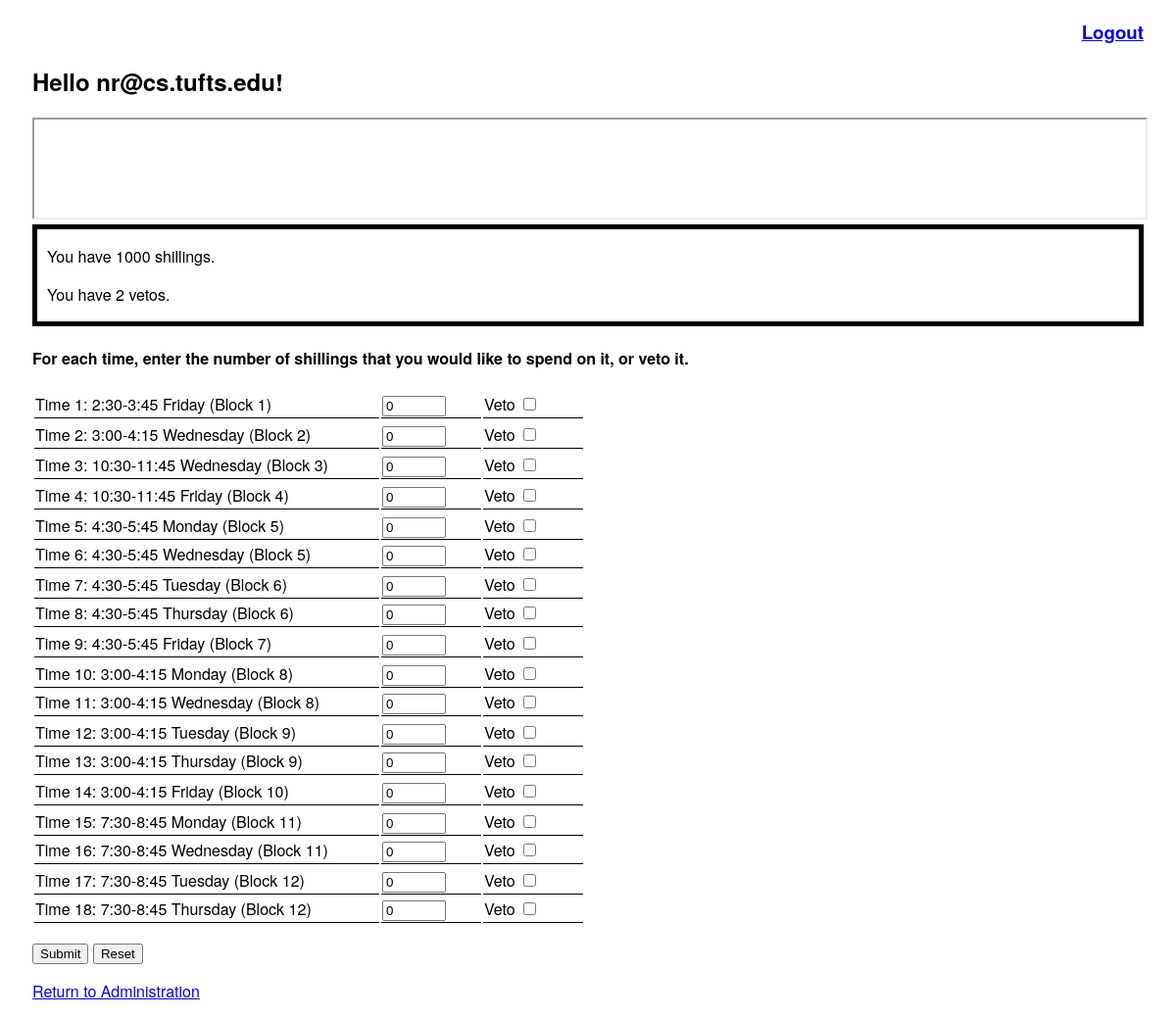
The app's page /vote.php (signed in) with its own data.
### tables this page shows
CREATE TABLE schedule_times
(
	time_id SMALLINT(3) NOT NULL,
	block_id SMALLINT(3) NOT NULL,
	time_descr VARCHAR(60) NOT NULL,
	instructor VARCHAR(20) NOT NULL,
	PRIMARY KEY(time_id),
	FOREIGN KEY(block_id) REFERENCES schedule_blocks(block_id)
);

CREATE TABLE schedule_blocks
(
	block_id SMALLINT(3) NOT NULL,
	PRIMARY KEY(block_id)
);

### dblib.php (called while the page is built, shortened)
<?php
	function getBlocks()
	{
		$results = array();
		$result = mysql_query("SELECT block_id FROM schedule_blocks ORDER BY block_id");
		if (!result) {
			$message  = 'Invalid query: ' . mysql_error() . "\n";
			$message .= 'Whole query: ' . $query;
			die($message);
		}
		else {
			while ($row = mysql_fetch_assoc($result)) {
				array_push($results, $row);
			}
		}
		return $results;
	}
	function getTimesByBlock ($block)
	{
		$results = array();
		$result = mysql_query("SELECT time_id, time_descr, instructor FROM schedule_times WHERE block_id = $block ORDER BY time_id");
		if (!result) {
			$message  = 'Invalid query: ' . mysql_error() . "\n";
			$message .= 'Whole query: ' . $query;
			die($message);
		}
		else {
			while ($row = mysql_fetch_assoc($result)) {
				array_push($results, $row);
			}
		}
		return $results;
	}
?>

### vote.php (the view, shortened to what this page needs)
<?php
	require_once('dblib.php');
	$blocks = getBlocks();
	$times = getTimes();
?>
<!DOCTYPE html>
<html>
<head>
<link href="default.css" rel="stylesheet" type="text/css" />
</head>
<body onload="initCurrency()">
<h3 class="rt"><a href="logout.php">Logout</a></h3>
<h2>Hello <?= $_SESSION['login'] ?>!</h2>
<?php
	$errors = false;
	if (!empty($_POST) && !$errors) {
		insertVotes($_SESSION['login'], $_POST, $times);
		echo '<p>Thanks for your submission.  You can <a href="logout.php">log out</a> now.</p>';
	}
	else {
?>
<iframe src="http://www.cs.tufts.edu/~nr/comp105/section.html" width="100%" height="100" /></iframe>
<div id="currency"></div>
<h4>For each time, enter the number of shillings that you would like to spend on it, or veto it.</h4>
<form id="votefrm" action="vote.php" method="post" onreset="initCurrency()">
<?php
	foreach ($blocks as $b) {
		echo "<div id=\"block" . $b['block_id'] . "\">\n";
		$timesByBlock = getTimesByBlock($b['block_id']);
		echo "<table class=\"blocktbl\">\n";
		foreach ($timesByBlock as $t) {
			echo '<tr><td class="timeslot">Time '. $t['time_id'] . ': ' . $t['time_descr'] . ' (Block ' . $b['block_id'] . ')</td><td class="timebox"><input type="text" name="time' . $t['time_id'] . '" id="time' . $t['time_id'] . '" size="5" value="0" onchange="updateCurrency()" /></td><td class="vetobox">Veto <input type="checkbox" name="veto' . $t['time_id'] . '" class="veto" id="veto' . $t['time_id'] . '" onchange="updateCurrency()" /></td></tr>';
		}
		print "</table>\n";
		echo "</div>\n";
	}
?>
<p><button type="button" onclick="checkSubmission()">Submit</button> <input type="reset" /></p>
</form>
<?php
	}
	require_once('footer.php');
?>

### default.css (style rules this page uses)
body { padding-right: 25px; padding-left: 25px; font-family: Helvetica Neue,Arial,Helvetica,sans-serif; }
.rt { text-align: right; }
#currency { padding-left: 10px; border-style: solid; border-width: 5px; }
td { border-bottom-style: solid; border-bottom-width: 1px; vertical-align: top; }
table.blocktbl td.timeslot { width: 350px; }
table.blocktbl td.timebox { width: 100px; }
table.blocktbl td.vetobox { width: 100px; }

### records on screen
schedule_times: time_id "1", time_descr "2:30-3:45 Friday", block.block_id "1"
schedule_times: time_id "2", time_descr "3:00-4:15 Wednesday", block.block_id "2"
schedule_times: time_id "3", time_descr "10:30-11:45 Wednesday", block.block_id "3"
schedule_times: time_id "4", time_descr "10:30-11:45 Friday", block.block_id "4"
schedule_times: time_id "5", time_descr "4:30-5:45 Monday", block.block_id "5"
schedule_times: time_id "6", time_descr "4:30-5:45 Wednesday", block.block_id "5"
schedule_times: time_id "7", time_descr "4:30-5:45 Tuesday", block.block_id "6"
schedule_times: time_id "8", time_descr "4:30-5:45 Thursday", block.block_id "6"
schedule_times: time_id "9", time_descr "4:30-5:45 Friday", block.block_id "7"
schedule_times: time_id "10", time_descr "3:00-4:15 Monday", block.block_id "8"
schedule_times: time_id "11", time_descr "3:00-4:15 Wednesday", block.block_id "8"
schedule_times: time_id "12", time_descr "3:00-4:15 Tuesday", block.block_id "9"
schedule_times: time_id "13", time_descr "3:00-4:15 Thursday", block.block_id "9"
schedule_times: time_id "14", time_descr "3:00-4:15 Friday", block.block_id "10"
schedule_times: time_id "15", time_descr "7:30-8:45 Monday", block.block_id "11"
schedule_times: time_id "16", time_descr "7:30-8:45 Wednesday", block.block_id "11"
schedule_times: time_id "17", time_descr "7:30-8:45 Tuesday", block.block_id "12"
schedule_times: time_id "18", time_descr "7:30-8:45 Thursday", block.block_id "12"

### other values on screen
$_SESSION['login'] "nr@cs.tufts.edu"
